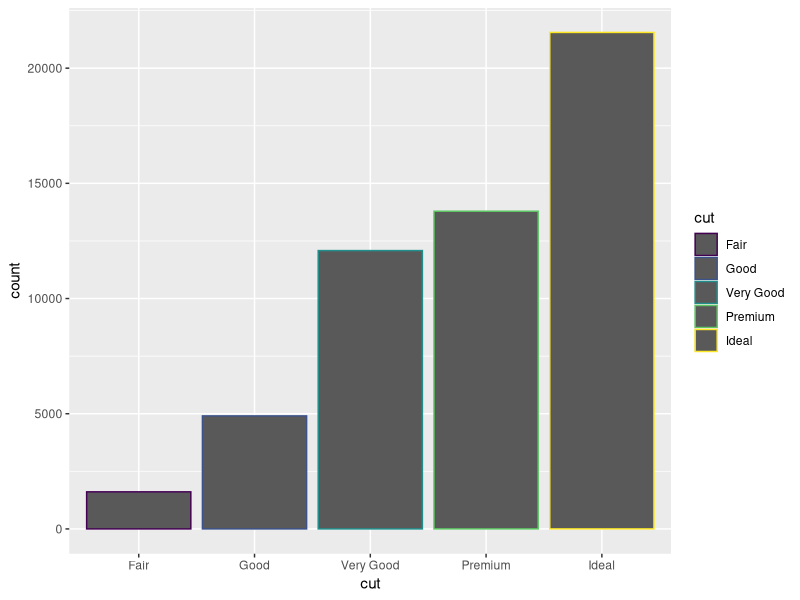
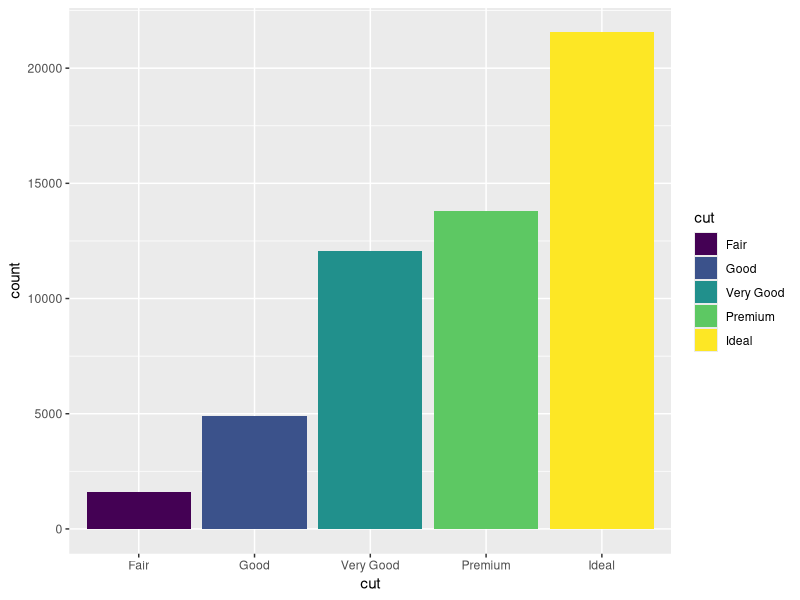
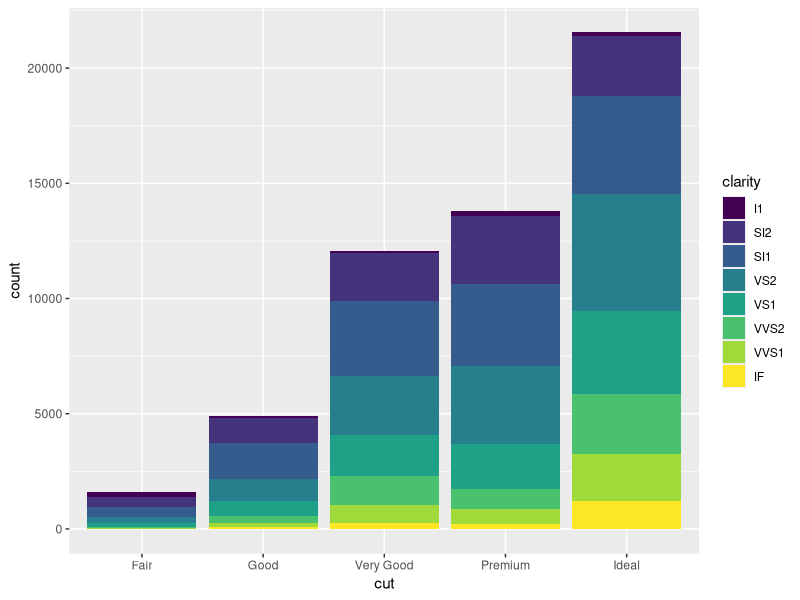
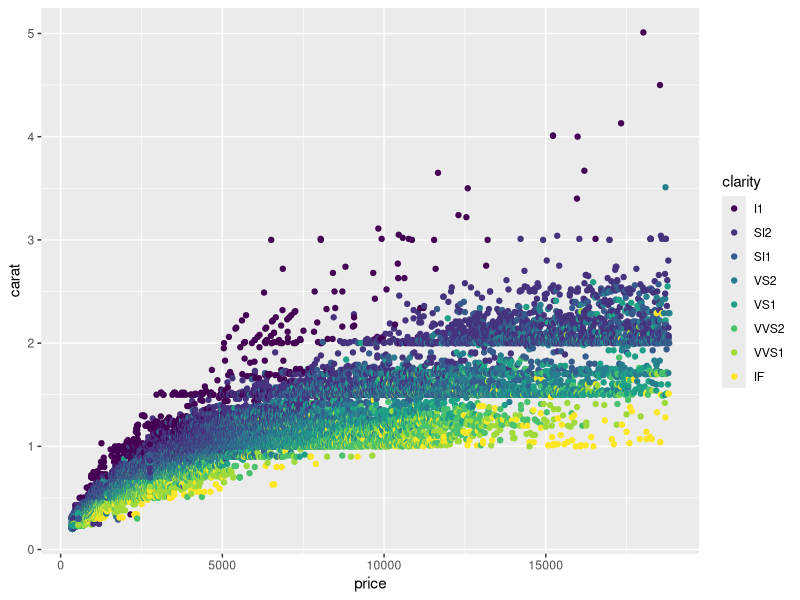

The R source for these figures, in order:
install.packages("tidyverse")
library(tidyverse)
library(ggplot2)

data("diamonds")
View(diamonds)


# any missing values
anyNA(diamonds)

# structure of the dataset
str(diamonds)

ggplot(data = diamonds) +
  geom_bar(mapping = aes(x = cut, color = cut))

#filling with color
ggplot(data = diamonds) +
  geom_bar(mapping = aes(x = cut, fill = cut))

#let us clarity to get stacked bar charts
ggplot(data = diamonds) +
  geom_bar(mapping = aes(x = cut, fill = clarity))

diamonds %>% 
  count(clarity)

diamonds %>% 
  count(color)

#let us look the relationship between price and carat
ggplot(data = diamonds) +
  geom_point(mapping = aes(x = price, y=carat, color = clarity))


